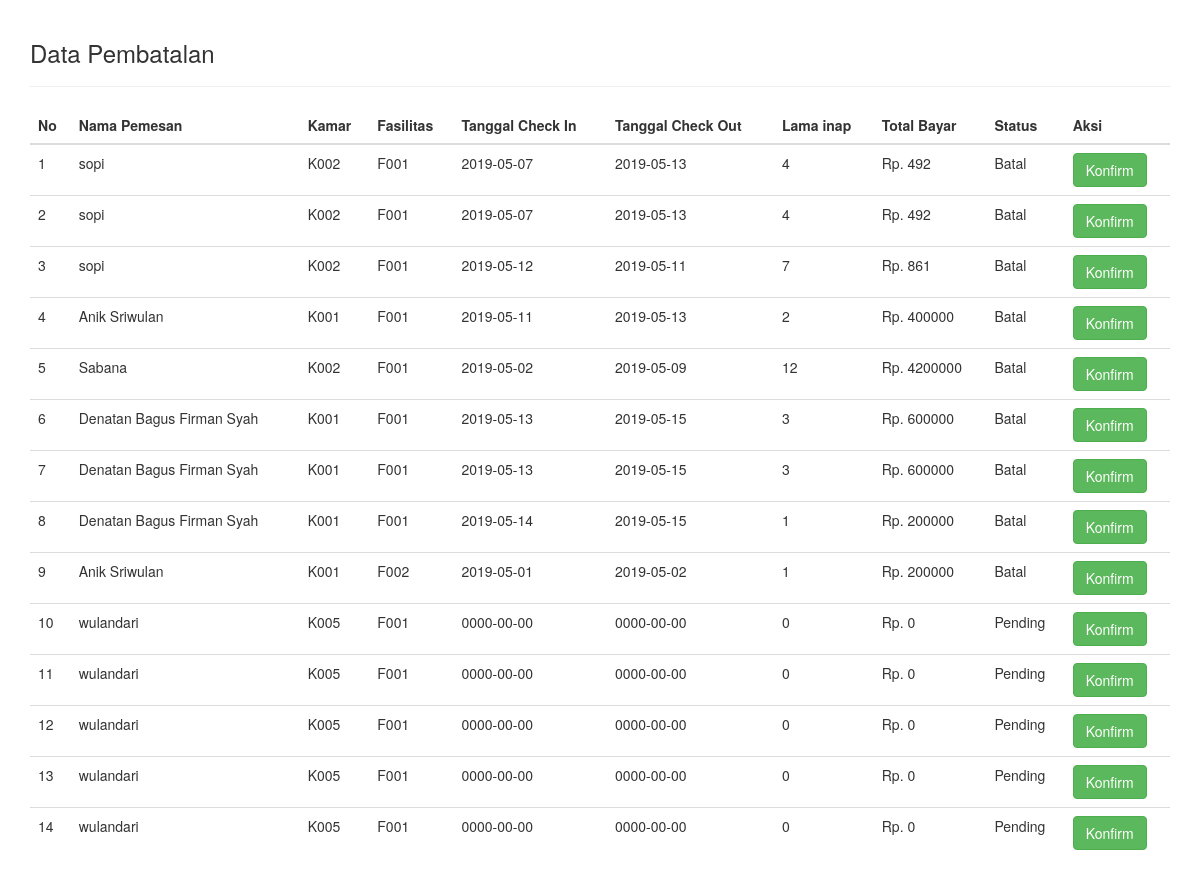
The app's page /admin/showPembatalan.php with its own data.
### tables this page shows
CREATE TABLE `tb_batal` (
  `id_batal` int(25) NOT NULL,
  `id_reservasi` int(25) NOT NULL,
  `nama_tamu` varchar(25) NOT NULL,
  `kode_kamar` varchar(25) NOT NULL,
  `id_fasilitas` varchar(25) NOT NULL,
  `tgl_check_in` date NOT NULL,
  `tgl_check_out` date NOT NULL,
  `lama_inap` int(25) NOT NULL,
  `total_biaya` int(25) NOT NULL,
  `status` varchar(25) NOT NULL DEFAULT 'Pending'
);

### admin/showPembatalan.php (the view, shortened to what this page needs)
<!DOCTYPE html>
<html lang="en">
<head>
<link rel="stylesheet" type="text/css" href="//cdn.datatables.net/1.10.11/css/jquery.dataTables.min.css">
<link rel="stylesheet" href="https://maxcdn.bootstrapcdn.com/bootstrap/3.3.7/css/bootstrap.min.css">
</head>
<body>
<?php
    include 'helper/connection.php';
?>
<div class="container" style="padding-top: 20px; padding-bottom: 20px;">
    <h3>Data Pembatalan</h3>
<hr>
<table class="table table-stripped table-hover datatab" align="center">
    <thead>
        <tr>
            <th>No</th>
            <th>Nama Pemesan</th>
            <th>Kamar</th>
            <th>Fasilitas</th>
            <th>Tanggal Check In</th>
            <th>Tanggal Check Out</th>
            <th>Lama inap</th>
            <th>Total Bayar</th>
            <th> Status</th>
            <th>Aksi</th>
        </tr>
    </thead>
    <tbody>
    <?php
        $nomor=1;
        $sql = "SELECT * FROM tb_batal";
        $query = mysqli_query($con, $sql);
        while($data = mysqli_fetch_assoc($query)){
        ?>
        <tr>
            <td><?php echo $nomor; ?></td>
            <td><?php echo $data['nama_tamu']; ?></td>
            <td><?php echo $data['kode_kamar']; ?></td>
            <td><?php echo $data['id_fasilitas']; ?></td>
            <td><?php echo $data['tgl_check_in']; ?></td>
            <td><?php echo $data['tgl_check_out']; ?></td>
            <td><?php echo $data['lama_inap']; ?></td>
            <td>Rp. <?php echo $data['total_biaya']; ?></td>
            <td><?php echo $data['status']; ?></td>
            <td>
                <a href="proses/prosesBatal.php?id=<?php echo $data['id_reservasi'] ?>" class="btn btn-success">Konfirm</a>
            </td>
        </tr>
        <?php $nomor++; ?>
        <?php } ?>
    </tbody>
</table>

### records on screen
tb_batal: nama_tamu "sopi", kode_kamar "K002", id_fasilitas "F001", tgl_check_in "2019-05-07", tgl_check_out "2019-05-13", lama_inap "4", total_biaya "492", status "Batal"
tb_batal: nama_tamu "sopi", kode_kamar "K002", id_fasilitas "F001", tgl_check_in "2019-05-07", tgl_check_out "2019-05-13", lama_inap "4", total_biaya "492", status "Batal"
tb_batal: nama_tamu "sopi", kode_kamar "K002", id_fasilitas "F001", tgl_check_in "2019-05-12", tgl_check_out "2019-05-11", lama_inap "7", total_biaya "861", status "Batal"
tb_batal: nama_tamu "Anik Sriwulan", kode_kamar "K001", id_fasilitas "F001", tgl_check_in "2019-05-11", tgl_check_out "2019-05-13", lama_inap "2", total_biaya "400000", status "Batal"
tb_batal: nama_tamu "Sabana", kode_kamar "K002", id_fasilitas "F001", tgl_check_in "2019-05-02", tgl_check_out "2019-05-09", lama_inap "12", total_biaya "4200000", status "Batal"
tb_batal: nama_tamu "Denatan Bagus Firman Syah", kode_kamar "K001", id_fasilitas "F001", tgl_check_in "2019-05-13", tgl_check_out "2019-05-15", lama_inap "3", total_biaya "600000", status "Batal"
tb_batal: nama_tamu "Denatan Bagus Firman Syah", kode_kamar "K001", id_fasilitas "F001", tgl_check_in "2019-05-13", tgl_check_out "2019-05-15", lama_inap "3", total_biaya "600000", status "Batal"
tb_batal: nama_tamu "Denatan Bagus Firman Syah", kode_kamar "K001", id_fasilitas "F001", tgl_check_in "2019-05-14", tgl_check_out "2019-05-15", lama_inap "1", total_biaya "200000", status "Batal"
tb_batal: nama_tamu "Anik Sriwulan", kode_kamar "K001", id_fasilitas "F002", tgl_check_in "2019-05-01", tgl_check_out "2019-05-02", lama_inap "1", total_biaya "200000", status "Batal"
tb_batal: nama_tamu "wulandari", kode_kamar "K005", id_fasilitas "F001", tgl_check_in "0000-00-00", tgl_check_out "0000-00-00", lama_inap "0", total_biaya "0", status "Pending"
tb_batal: nama_tamu "wulandari", kode_kamar "K005", id_fasilitas "F001", tgl_check_in "0000-00-00", tgl_check_out "0000-00-00", lama_inap "0", total_biaya "0", status "Pending"
tb_batal: nama_tamu "wulandari", kode_kamar "K005", id_fasilitas "F001", tgl_check_in "0000-00-00", tgl_check_out "0000-00-00", lama_inap "0", total_biaya "0", status "Pending"
tb_batal: nama_tamu "wulandari", kode_kamar "K005", id_fasilitas "F001", tgl_check_in "0000-00-00", tgl_check_out "0000-00-00", lama_inap "0", total_biaya "0", status "Pending"
tb_batal: nama_tamu "wulandari", kode_kamar "K005", id_fasilitas "F001", tgl_check_in "0000-00-00", tgl_check_out "0000-00-00", lama_inap "0", total_biaya "0", status "Pending"
